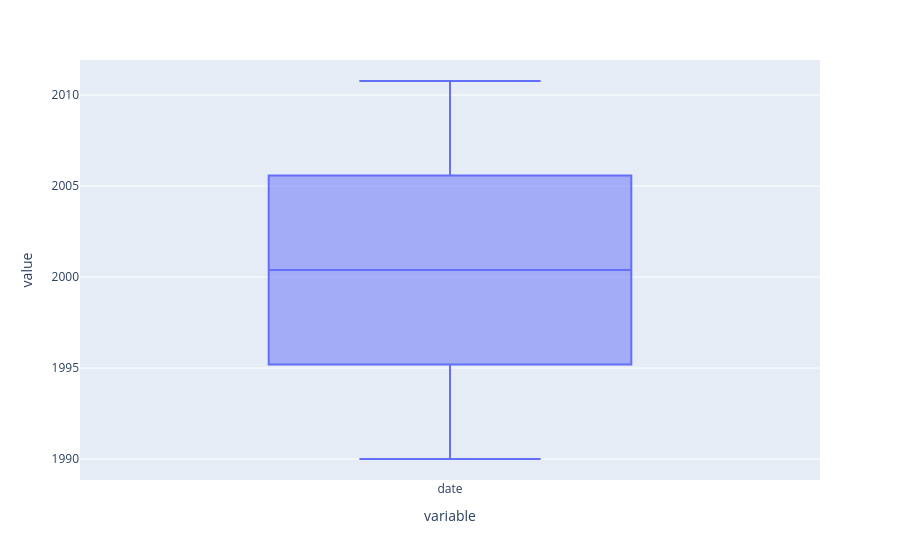

Notebook code cell kept with this figure:
### Code cell
# Check for outliers in the date column using box plot
# Box plots help identify extreme values that might skew analysis
px.box(exchange['date'])  # Visualize date distribution for outlier detection

### Figure 1 — Plotly figure (JSON) as saved in the notebook; plotly's stock layout.template omitted (floating-point values rounded to 4 significant figures; data arrays with more than 128 entries replaced by an {"elided": "..."} marker saying what was removed)
{"data": [{"alignmentgroup": "True", "hovertemplate": "variable=%{x}<br>value=%{y}<extra></extra>", "legendgroup": "", "marker": {"color": "#636efa"}, "name": "", "notched": false, "offsetgroup": "", "orientation": "v", "showlegend": false, "type": "box", "x": {"elided": "7588 str values"}, "x0": " ", "xaxis": "x", "y": {"elided": "7588 str values"}, "y0": " ", "yaxis": "y"}], "layout": {"boxmode": "group", "legend": {"tracegroupgap": 0}, "margin": {"t": 60}, "xaxis": {"anchor": "y", "domain": [0, 1], "title": {"text": "variable"}}, "yaxis": {"anchor": "x", "domain": [0, 1], "title": {"text": "value"}}}}
